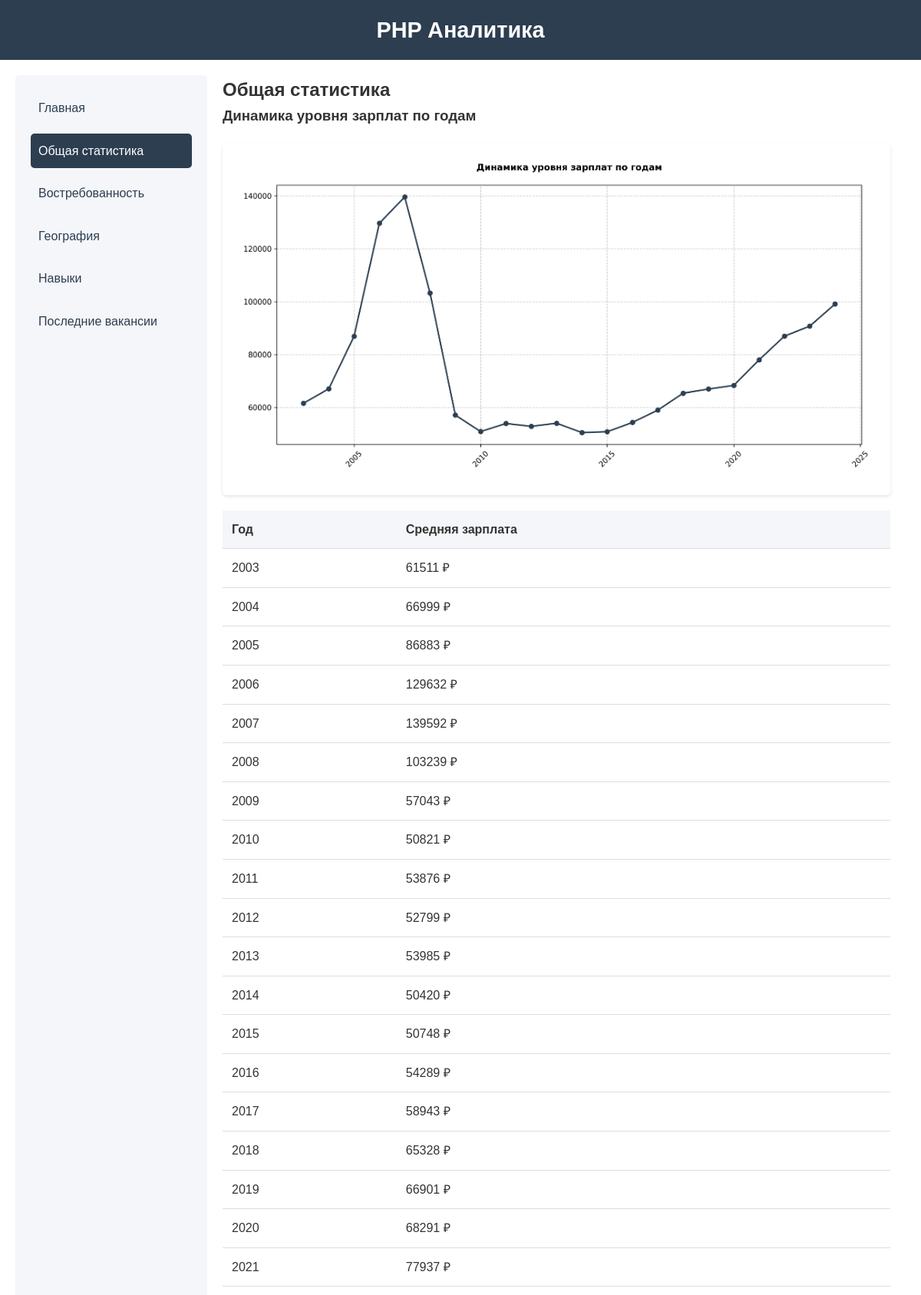
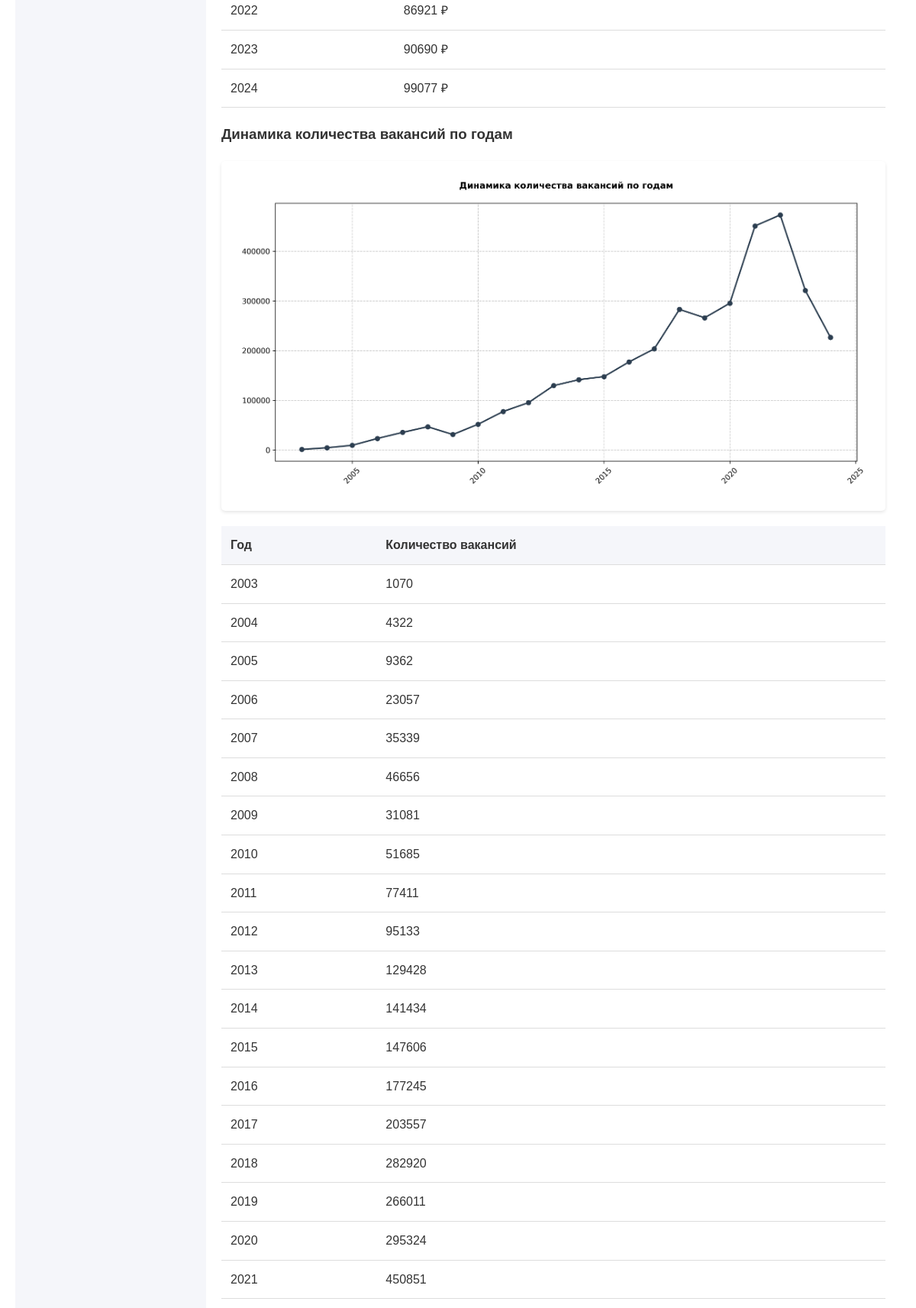
The page /general-statistics/ (upper part) on the database its author committed (2 pictures, top to bottom).
### main/models.py (models this page shows, shortened)
class Graph(models.Model):
    GRAPH_TYPES = [
        ('salary', 'График зарплат'),
        ('counts', 'График количества вакансий'),
        ('skills', 'График навыков'),
        ('geography', 'График географии'),
    ]
    title = models.CharField('Заголовок', max_length=200)
    image = models.ImageField('График', upload_to='graphs/')
    graph_type = models.CharField('Тип графика', max_length=20, choices=GRAPH_TYPES)
    year = models.IntegerField('Год', null=True, blank=True)
    is_general = models.BooleanField('Общая статистика', default=True)
    class Meta:
        verbose_name = 'График'
        verbose_name_plural = 'Графики'
        ordering = ['graph_type', 'year']

class SalaryStatistics(models.Model):
    year = models.IntegerField('Год')
    average_salary = models.DecimalField('Средняя зарплата', max_digits=10, decimal_places=2)
    vacancy_count = models.IntegerField('Количество вакансий')
    is_general = models.BooleanField('Общая статистика', default=True)
    class Meta:
        verbose_name = 'Статистика зарплат'
        verbose_name_plural = 'Статистика зарплат'
        ordering = ['year']

### main/views.py (the view)
# urls.py: path('general-statistics/', views.general_statistics, name='general_statistics'),
def general_statistics(request):
    context = {
        'salary_statistics': SalaryStatistics.objects.filter(
            is_general=True
        ).order_by('year'),
        'salary_graphs': Graph.objects.filter(
            graph_type='salary',
            is_general=True
        ),
        'vacancy_count_statistics': SalaryStatistics.objects.filter(
            is_general=True
        ).order_by('year'),
        'demand_graphs': Graph.objects.filter(
            graph_type='demand',
            is_general=True
        ),
        'city_salary_statistics': GeographyData.objects.filter(
            is_general=True
        ).order_by('-average_salary'),
        'geography_salary_graphs': Graph.objects.filter(
            graph_type='geography_salary',
            is_general=True
        ),
        'city_share_statistics': GeographyData.objects.filter(
            is_general=True
        ).order_by('-vacancy_share'),
        'geography_share_graphs': Graph.objects.filter(
            graph_type='geography_share',
            is_general=True
        ),
        'skills_statistics': Skill.objects.filter(
            is_general=True
        ).order_by('-count')[:20],
        'skills_graphs': Graph.objects.filter(
            graph_type='skills',
            is_general=True
        ),
    }
    return render(request, 'main/general_statistics.html', context)

### main/templates/main/general_statistics.html (shortened to what this page needs)
{% extends 'base.html' %}
{% block page_title %}Общая статистика{% endblock %}
{% block content %}
<div class="statistics">
    <section>
        <h3>Динамика уровня зарплат по годам</h3>
        <div class="graph">
            {% for graph in salary_graphs %}
            {% if graph.graph_type == 'salary' and graph.is_general %}
            <img src="{{ graph.image.url }}" alt="График зарплат">
            {% endif %}
            {% endfor %}
        </div>
        <div class="statistics-table">
            <table>
                <thead>
                    <tr>
                        <th>Год</th>
                        <th>Средняя зарплата</th>
                    </tr>
                </thead>
                <tbody>
                    {% for stat in salary_statistics %}
                    <tr>
                        <td>{{ stat.year }}</td>
                        <td>{{ stat.average_salary|floatformat:0 }} ₽</td>
                    </tr>
                    {% endfor %}
                </tbody>
            </table>
        </div>
    </section>
    <section>
        <h3>Динамика количества вакансий по годам</h3>
        <div class="graph">
            {% for graph in demand_graphs %}
            {% if graph.graph_type == 'demand' and graph.is_general %}
            <img src="{{ graph.image.url }}" alt="График количества вакансий">
            {% endif %}
            {% endfor %}
        </div>
        <div class="statistics-table">
            <table>
                <thead>
                    <tr>
                        <th>Год</th>
                        <th>Количество вакансий</th>
                    </tr>
                </thead>
                <tbody>
                    {% for stat in vacancy_count_statistics %}
                    <tr>
                        <td>{{ stat.year }}</td>
                        <td>{{ stat.vacancy_count }}</td>
                    </tr>
                    {% endfor %}
                </tbody>
            </table>
        </div>
    </section>
</div>
{% endblock %}

### main/static/css/style.css (style rules this page uses)
* { margin: 0; padding: 0; box-sizing: border-box; }
body { font-family: Arial, sans-serif; line-height: 1.6; color: #333; min-height: 100vh; display: flex; flex-direction: column; }
table { width: 100%; border-collapse: collapse; margin: 20px 0; }
th, td { padding: 12px; text-align: left; border-bottom: 1px solid #ddd; }
th { background-color: #f5f6fa; font-weight: bold; }
.graph { margin: 20px 0; padding: 20px; background-color: white; border-radius: 5px; box-shadow: 0 2px 4px rgba(0, 0, 0, 0.1); }
.graph img { max-width: 100%; height: auto; }
.statistics-table { margin: 20px 0; }

### rows shown on the page
Graph: image (picture)
SalaryStatistics: year "2003", average_salary "61511", vacancy_count "1070"
SalaryStatistics: year "2004", average_salary "66999", vacancy_count "4322"
SalaryStatistics: year "2005", average_salary "86883", vacancy_count "9362"
SalaryStatistics: year "2006", average_salary "129632", vacancy_count "23057"
SalaryStatistics: year "2007", average_salary "139592", vacancy_count "35339"
SalaryStatistics: year "2008", average_salary "103239", vacancy_count "46656"
SalaryStatistics: year "2009", average_salary "57043", vacancy_count "31081"
SalaryStatistics: year "2010", average_salary "50821", vacancy_count "51685"
SalaryStatistics: year "2011", average_salary "53876", vacancy_count "77411"
SalaryStatistics: year "2012", average_salary "52799", vacancy_count "95133"
SalaryStatistics: year "2013", average_salary "53985", vacancy_count "129428"
SalaryStatistics: year "2014", average_salary "50420", vacancy_count "141434"
SalaryStatistics: year "2015", average_salary "50748", vacancy_count "147606"
SalaryStatistics: year "2016", average_salary "54289", vacancy_count "177245"
SalaryStatistics: year "2017", average_salary "58943", vacancy_count "203557"
SalaryStatistics: year "2018", average_salary "65328", vacancy_count "282920"
SalaryStatistics: year "2019", average_salary "66901", vacancy_count "266011"
SalaryStatistics: year "2020", average_salary "68291", vacancy_count "295324"
SalaryStatistics: year "2021", average_salary "77937", vacancy_count "450851"
SalaryStatistics: year "2022", average_salary "86921"
SalaryStatistics: year "2023", average_salary "90690"
SalaryStatistics: year "2024", average_salary "99077"
Graph: image (picture)
